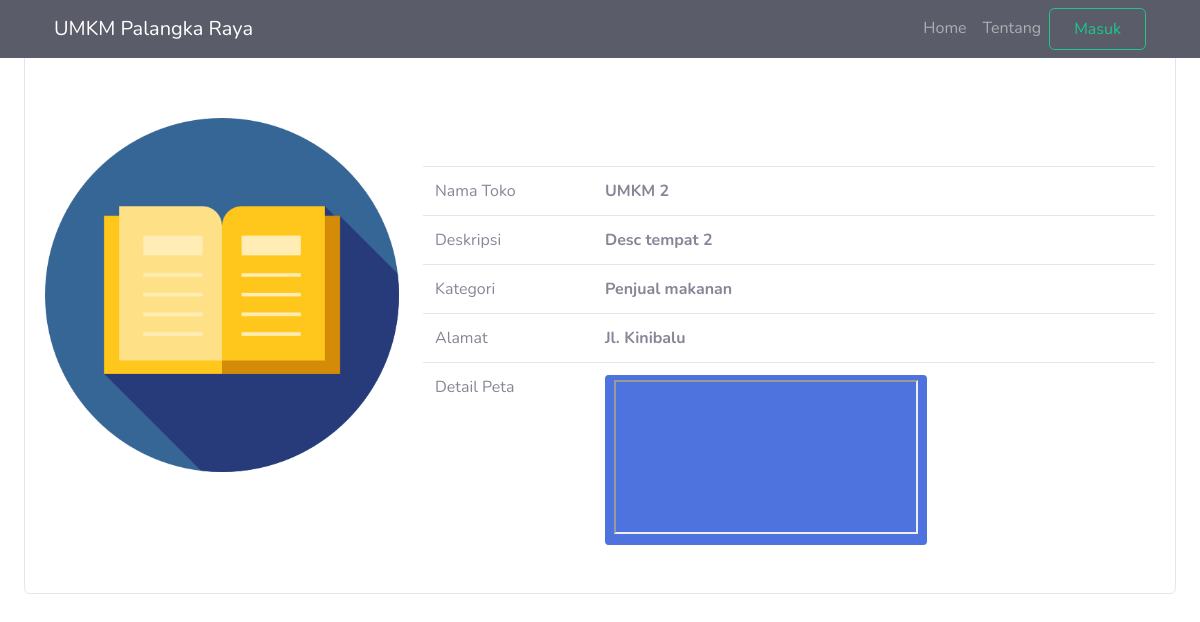
Page /index.php/dashboard/detail/28 on the committed database.
### tables this page shows
CREATE TABLE `tb_barang` (
  `id_brg` int(11) NOT NULL,
  `nama_brg` varchar(120) NOT NULL,
  `keterangan` varchar(225) NOT NULL,
  `kategori` varchar(60) NOT NULL,
  `harga` text NOT NULL,
  `stok` varchar(25) NOT NULL,
  `gambar` text NOT NULL
);

### application/controllers/dashboard.php (called while the page is built, shortened)
<?php
class Dashboard extends CI_Controller{
	public function detail($id_brg)
	{
		$data['barang'] = $this->model_barang->detail_brg($id_brg);
			$this->load->view('templates/header');
			$this->load->view('templates/sidebar');
			$this->load->view('detail_barang',$data);
			$this->load->view('templates/footer');
	}
}

### index.php (called while the page is built, shortened)
<?php
require_once BASEPATH.'core/CodeIgniter.php';

### application/models/model_barang.php (called while the page is built, shortened)
<?php
class Model_barang extends CI_Model{
	public function detail_brg($id_brg)
	{
		$result = $this->db->where('id_brg', $id_brg)->get('tb_barang');
		if($result->num_rows() > 0){
			return $result->result();
		} else {
			return false;
		}
	}
}

### application/views/detail_barang.php (the view, shortened to what this page needs)
<div class="container-fluid">
<div class="card">
  		<div class="card-header">
  		</div>
  	<div class="card-body mt-5">
  		<?php foreach($barang as $brg): ?>
    	<div class="row">
    		<div class="col-md-4">
    			<img src="<?php echo base_url().'/uploads/'.$brg->gambar ?>" class ="card-img-top">
    		</div>
    		<div class="col-md-8 mt-5">
    			<table class="table">
    				<tr>
    					<td>Nama Toko</td>
    					<td><strong><?php echo $brg->nama_brg ?></strong></td>
    				</tr>
    				<tr>
    					<td>Deskripsi</td>
    					<td><strong><?php echo $brg->keterangan ?></strong></td>
    				</tr>
    				<tr>
    					<td>Kategori</td>
    					<td><strong><?php echo $brg->kategori ?></strong></td>
    				</tr>
    				<tr>
    					<td>Alamat</td>
    					<td><strong><?php echo $brg->stok ?></strong></td>
    				</tr>
    				<tr>
    					<td>Detail Peta</td>
    					<td><strong><div class="btn btn-sm btn-primary">
    						<?php echo $brg->harga ?>
    					</div></strong></td>
    	<?php  endforeach; ?>

### rows in the picture
tb_barang: gambar (picture), nama_brg "UMKM 2", keterangan "Desc tempat 2", kategori "Penjual makanan", stok "Jl. Kinibalu"
